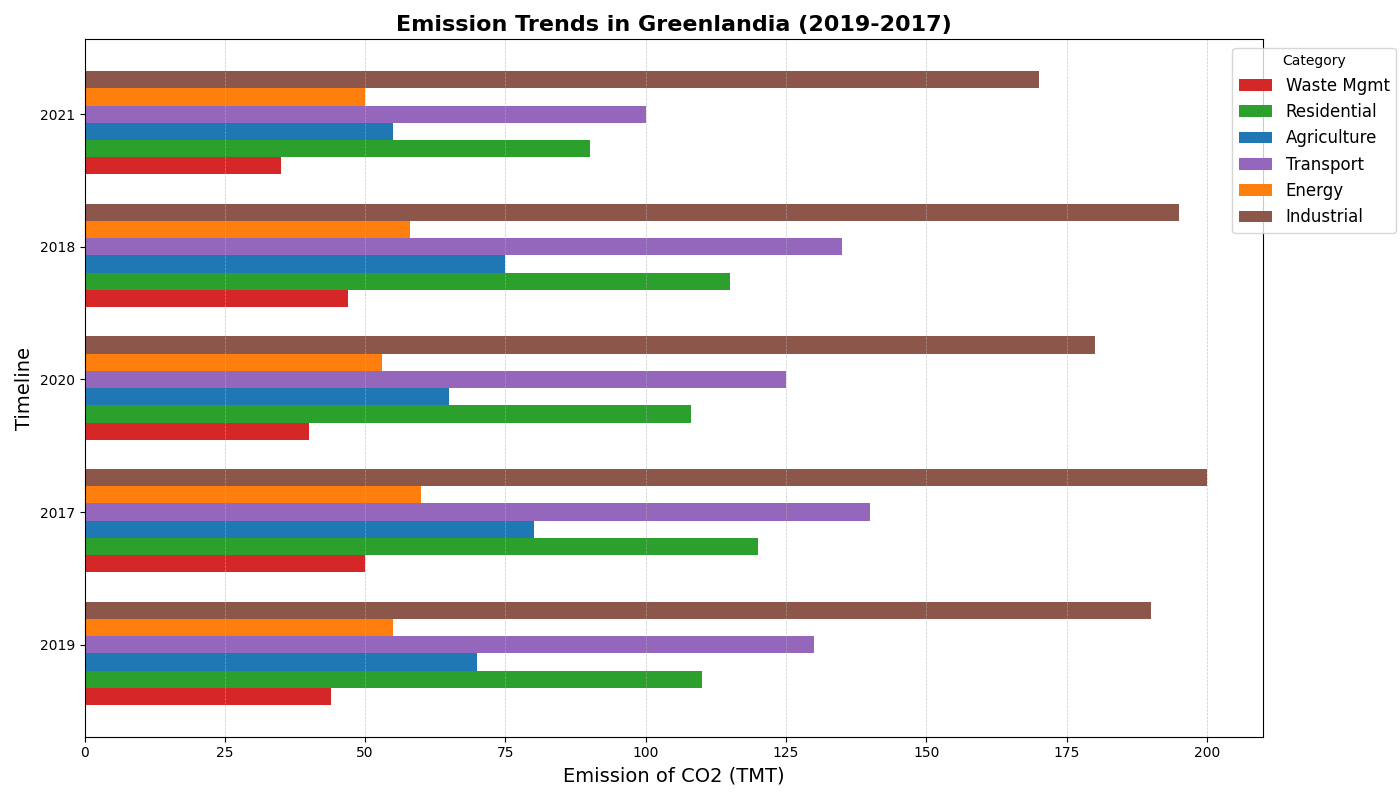

Source code (Python):
import matplotlib.pyplot as plt
import numpy as np

# Altered labels and titles
sectors = ['Waste Mgmt', 'Residential', 'Agriculture', 'Transport', 'Energy', 'Industrial']
years = ['2019', '2017', '2020', '2018', '2021']
emission_levels = np.array([
    [44, 50, 40, 47, 35],       # Waste Mgmt
    [110, 120, 108, 115, 90],   # Residential
    [70, 80, 65, 75, 55],       # Agriculture
    [130, 140, 125, 135, 100],  # Transport
    [55, 60, 53, 58, 50],       # Energy
    [190, 200, 180, 195, 170]   # Industrial
])

colors = ['#d62728', '#2ca02c', '#1f77b4', '#9467bd', '#ff7f0e', '#8c564b']

fig, ax = plt.subplots(figsize=(14, 8))

bar_height = 0.13
indices = np.arange(len(years))

for i, sector in enumerate(sectors):
    bar_positions = indices + i * bar_height
    ax.barh(bar_positions, emission_levels[i], bar_height, color=colors[i], label=sector)

ax.set_ylabel('Timeline', fontsize=14)
ax.set_xlabel('Emission of CO2 (TMT)', fontsize=14)
ax.set_title('Emission Trends in Greenlandia (2019-2017)', fontsize=16, fontweight='bold')
ax.set_yticks(indices + bar_height * len(sectors) / 2)
ax.set_yticklabels(years)

ax.legend(title='Category', loc='upper right', bbox_to_anchor=(1.12, 1), fontsize='large')

ax.xaxis.grid(True, linestyle='--', which='major', linewidth=0.5, alpha=0.7)

plt.tight_layout()
plt.show()
